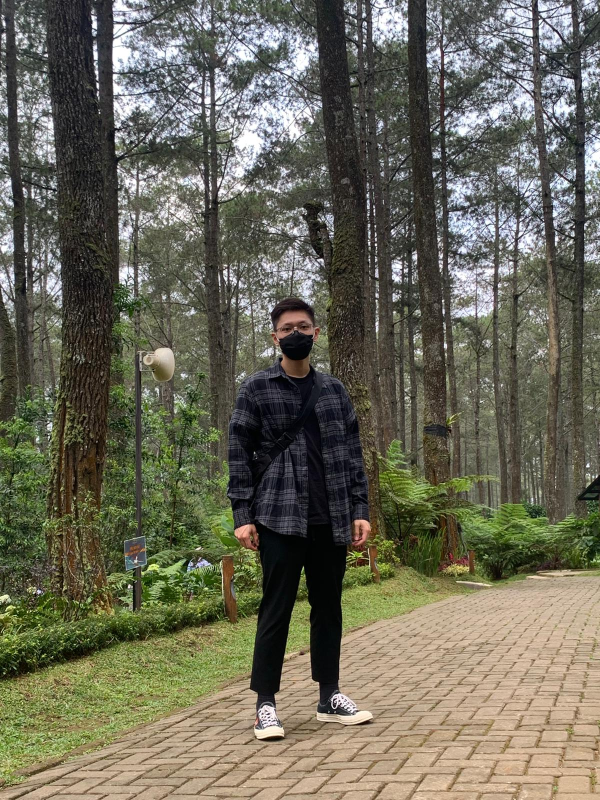
#> input picture images/me.jpeg, 1200 x 1600 px, found by its file name (shown at 1/2 size)
$ python imageFilters.py
#> lines starting #> are read from the running program, lines starting #| are printed output that depends on the picture
import cv2
import numpy as np

img = cv2.imread("me.jpeg")
#> img is the input picture: shape (1600, 1200, 3); mean B, G, R 88.6, 105.1, 107
img = cv2.resize(img, (0, 0), None, .25, .25)
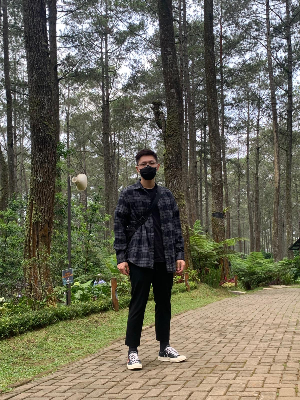
#> img: shape (400, 300, 3); mean B, G, R 88.7, 105.2, 107.1

gaussianBlurKernel = np.array(([[1, 2, 1], [2, 4, 2], [1, 2, 1]]), np.float32)/9
sharpenKernel = np.array(([[0, -1, 0], [-1, 9, -1], [0, -1, 0]]), np.float32)/9
meanBlurKernel = np.ones((3, 3), np.float32)/9

gaussianBlur = cv2.filter2D(src=img, kernel=gaussianBlurKernel, ddepth=-1)
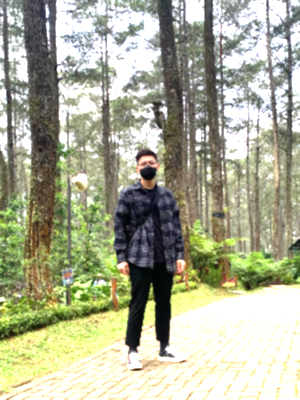
#> gaussianBlur: shape (400, 300, 3); mean B, G, R 149.1, 173.7, 171.7
meanBlur = cv2.filter2D(src=img, kernel=meanBlurKernel, ddepth=-1)
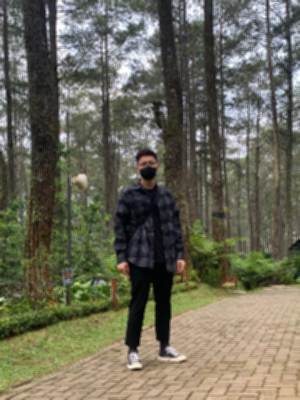
#> meanBlur: shape (400, 300, 3); mean B, G, R 88.8, 105.3, 107.1
sharpen = cv2.filter2D(src=img, kernel=sharpenKernel, ddepth=-1)
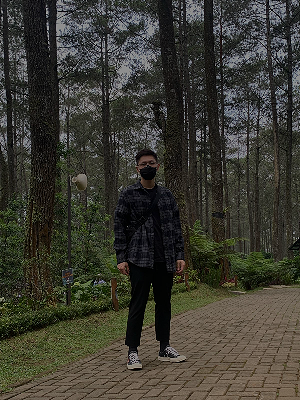
#> sharpen: shape (400, 300, 3); mean B, G, R 49.6, 58.6, 59.7

horizontalStack = np.concatenate((img, gaussianBlur, meanBlur, sharpen), axis=1)
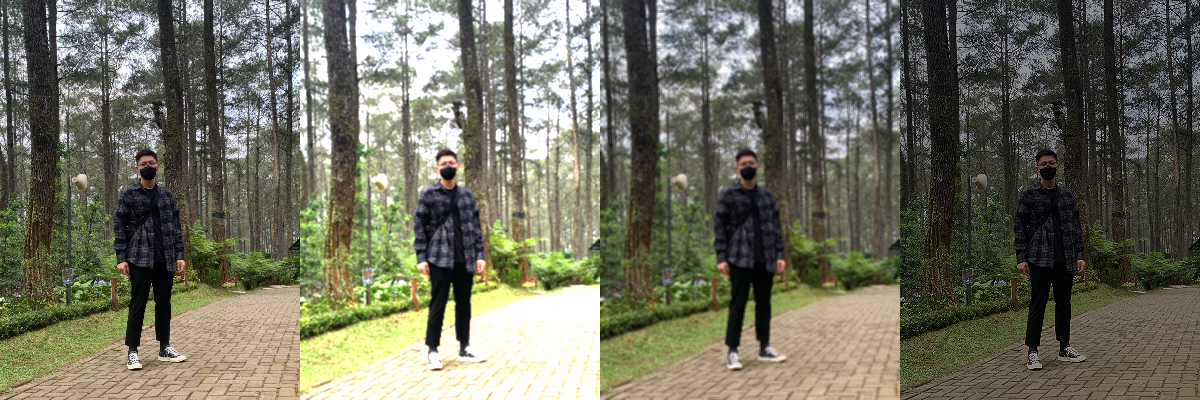
#> horizontalStack: shape (400, 1200, 3); mean B, G, R 94.1, 110.7, 111.4

cv2.imwrite("Output.jpg", horizontalStack)

cv2.imshow("2D Convolution Example", horizontalStack)

cv2.waitKey(0)
cv2.destroyAllWindows()
